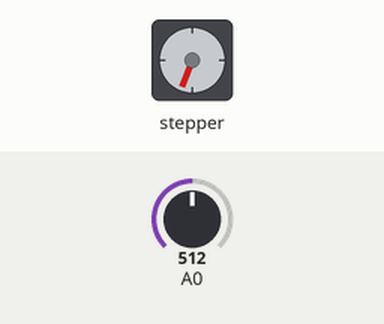
Simulated run of this sketch. Board: Arduino Uno, built with avr-gcc and run on an emulated ATmega328P. Shown: stepper motor. The inputs (shaded band) are chosen by the test bench; at power-on: A0 = 512. Stepper angles assume 200 steps per turn.

Above: at 16.2 s.
16.3 s: A0 set to 716
At 16.75 s:
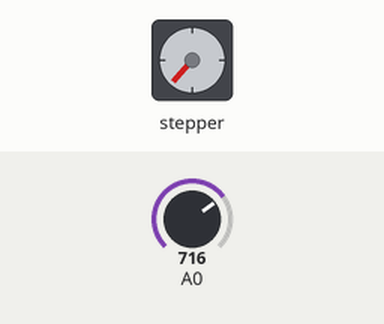
At 17.35 s:
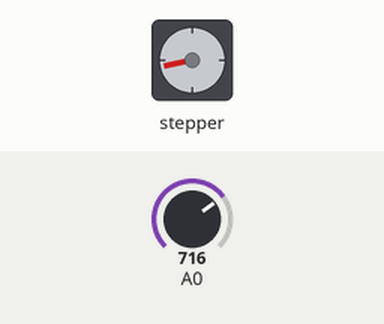
Timing chart, 0 to 23.9 s (numbered marks = the images above; inputs shaded):
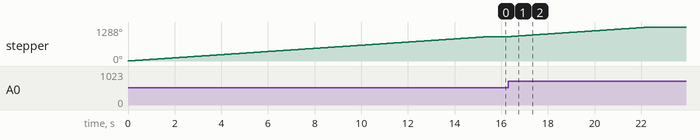

The sketch:

stepper_3.ino
```cpp
#include <Stepper.h>

// change this to the number of steps on your motor
#define STEPS 200

// create an instance of the stepper class, specifying
// the number of steps of the motor and the pins it's
// attached to
Stepper stepper(STEPS, 2,3);

// the previous reading from the analog input
int previous = 0;

void setup() {
  // set the speed of the motor to 30 RPMs
  stepper.setSpeed(10);
}

void loop() {
  // get the sensor value
  int val = analogRead(0);

  // move a number of steps equal to the change in the
  // sensor reading
  stepper.step(val - previous);

  // remember the previous value of the sensor
  previous = val;
}
```

Measured:
- after the input at 16.3 s, stepper: turns 367° clockwise in 6.1 s, starting at once
- by itself, stepper: turns 921° clockwise in 15.4 s
